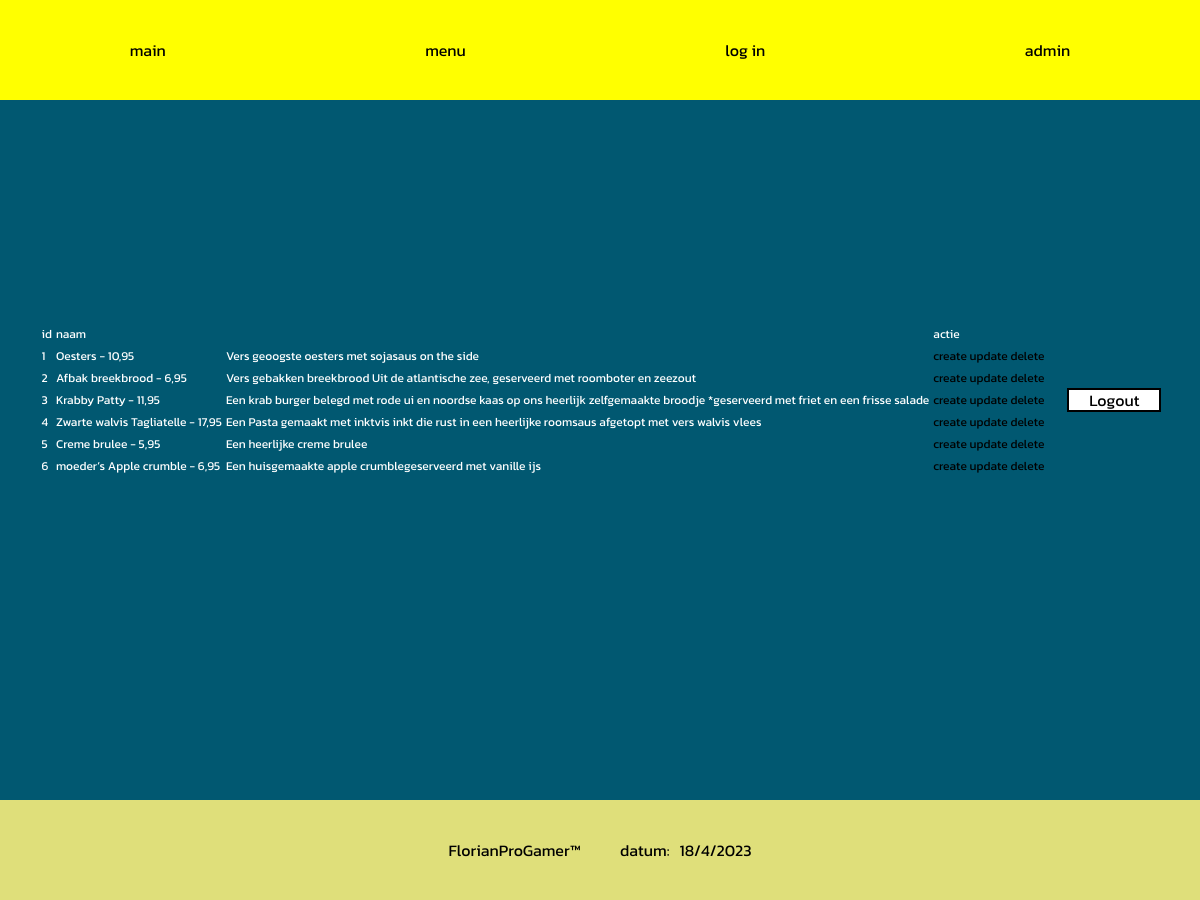
The app's page /admin.php (signed in) with its own data.
### tables this page shows
CREATE TABLE `menu1` (
  `gerecht_id` int(11) NOT NULL,
  `gerecht_en_prijs` varchar(225) NOT NULL,
  `beschrijving` text NOT NULL
);

### admin.php (the view, shortened to what this page needs)
<?php
include_once('pdo.php');
?>
<!DOCTYPE html>
<html lang="en">
<head>
  <link rel="stylesheet" href="CSS/style.css">
</head>
<body>
  <?php include_once('header.php');
  ?>
  <main class="admin-main">
    <table>
      <tr>
        <td>id</td>
        <td>naam
        <td>
        <td>actie</td>
      </tr>
      <?php $data = $conn->query("SELECT * FROM menu1")->fetchAll();
      foreach ($data as $row) {
        ?>
        <tr>
          <td>
            <?php echo $row['gerecht_id']; ?>
          </td>
          <td>
            <?php echo $row['gerecht_en_prijs']; ?>
          </td>
          <td>
            <?php echo $row['beschrijving']; ?>
          </td>
          <td>
            <a href="create.php?id=<?php echo $row['gerecht_id']; ?>">create</a>
            <a href="update.php?id=<?php echo $row['gerecht_id']; ?>">update</a>
            <a href="delete.php?id=<?php echo $row['gerecht_id']; ?>"
              onclick="return confirm('Are you sure you want to delete this item?');">delete</a>
          </td>
        </tr>
      <?php } ?>
    </table>
    <a href="logout.php" class="log-out">Logout</a>
  </main>
  <?php include_once('footer.php');
  ?>
</body>
</html>

### CSS/style.css (style rules this page uses)
html { width: 100%; height: 100%; font-family: 'Josefin Sans', sans-serif; font-family: 'Kanit', sans-serif; }
body { width: 100%; height: 100%; overflow-x: hidden; margin: 0px; }
a { text-decoration: none; color: black; }
main { background-color: #015871; color: white; display: flex; align-items: center; justify-content: center; flex-wrap: wrap; width: 100%; }
.admin-main { height: 100%; }
.log-out { margin-left: 20px; height: 20px; width: 90px; background-color: white; color: black; border: solid, black, 2px; display: flex; justify-content: center; align-items: center; }

### admin.php (style rules this page uses)
table { font-size: 15px; }
@media (max-width: 1370px) { table { font-size: 12px; } }

### records on screen
menu1: gerecht_id "1", gerecht_en_prijs "Oesters - 10,95", beschrijving "Vers geoogste oesters met sojasaus on the side"
menu1: gerecht_id "2", gerecht_en_prijs "Afbak breekbrood - 6,95", beschrijving "Vers gebakken breekbrood Uit de atlantische zee, geserveerd met roomboter en zeezout"
menu1: gerecht_id "3", gerecht_en_prijs "Krabby Patty - 11,95", beschrijving "Een krab burger belegd met rode ui en noordse kaas op ons heerlijk zelfgemaakte broodje *geserveerd met friet en een frisse salade"
menu1: gerecht_id "4", gerecht_en_prijs "Zwarte walvis Tagliatelle - 17,95", beschrijving "Een Pasta gemaakt met inktvis inkt die rust in een heerlijke roomsaus afgetopt met vers walvis vlees"
menu1: gerecht_id "5", gerecht_en_prijs "Creme brulee - 5,95", beschrijving "Een heerlijke creme brulee"
menu1: gerecht_id "6", gerecht_en_prijs "moeder’s Apple crumble - 6,95", beschrijving "Een huisgemaakte apple crumblegeserveerd met vanille ijs"
